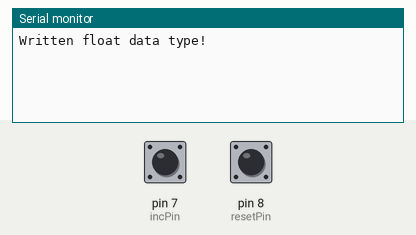
A sketch run on a simulated Arduino Uno, built with avr-gcc and run on an emulated ATmega328P. On the bench: the last lines printed to the serial monitor. Inputs (shaded band) come from the test bench; at power-on: pin 7 (incPin) HIGH, pin 8 (resetPin) HIGH. EEPROM starts erased.

Above: at 1.2 s.
1.3 s: pin 7 (incPin) pulled LOW for 0.15 s
At 2.1 s:
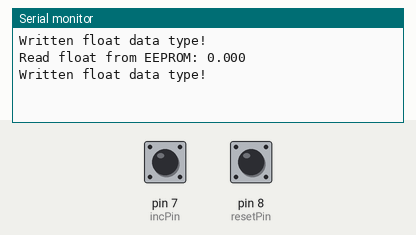
2.9 s: pin 7 (incPin) pulled LOW for 1 s
At 3.6 s:
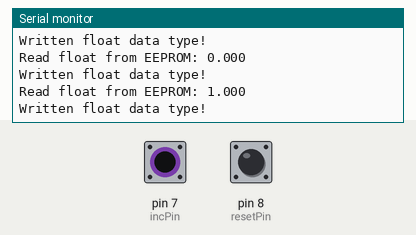

Measured:
- after the input at 1.3 s, the serial monitor: prints a new line at once (image 1)
- after the input at 2.9 s, the serial monitor: prints a new line at once (image 2)

The sketch:

eeprom_counter.ino
```cpp
// (licence header left out)
#include <EEPROM.h>
const int incPin =  7;      // the number of the LED pin
const int resetPin =  8;      // the number of the LED pin
int incLastState = HIGH;
int resetLastState = HIGH;
const int address = 0;

void setup() {

  Serial.begin(9600);
  while (!Serial) {
    ; // wait for serial port to connect. Needed for native USB port only
  }
  setFloat(0.00f);
  pinMode(incPin, INPUT_PULLUP);
  pinMode(resetPin, INPUT_PULLUP);

  /** Put is designed for use with custom structures also. **/
}

void setFloat(float f) {
  int eeAddress = 0;   //Location we want the data to be put.

  //One simple call, with the address first and the object second.
  EEPROM.put(eeAddress, f);

  Serial.println("Written float data type!");

}

float getFloat(){
  float f = 0.00f;   //Variable to store data read from EEPROM.
  int eeAddress = 0; //EEPROM address to start reading from
  Serial.print("Read float from EEPROM: ");

  //Get the float data from the EEPROM at position 'eeAddress'
  EEPROM.get(eeAddress, f);
  Serial.println(f, 3);    //This may print 'ovf, nan' if the data inside the EEPROM is not a valid float.
  return f;
}

void increment(){
  float f = getFloat();
  setFloat(f+1.00f);
}

void reset(){
  setFloat(0.00f);
}

void loop() {
  /* Empty loop */
  const int incState = digitalRead(incPin);
  const int resetState = digitalRead(resetPin);

  if(incState == LOW && incLastState==HIGH){
    const int counter = getFloat();
    setFloat(counter + 1.00f);
  }
  if(resetState == LOW && resetLastState == HIGH){
    setFloat(0.00f);
  }

  incLastState = incState;
  resetLastState = resetState;
  delay(10);


}
```
